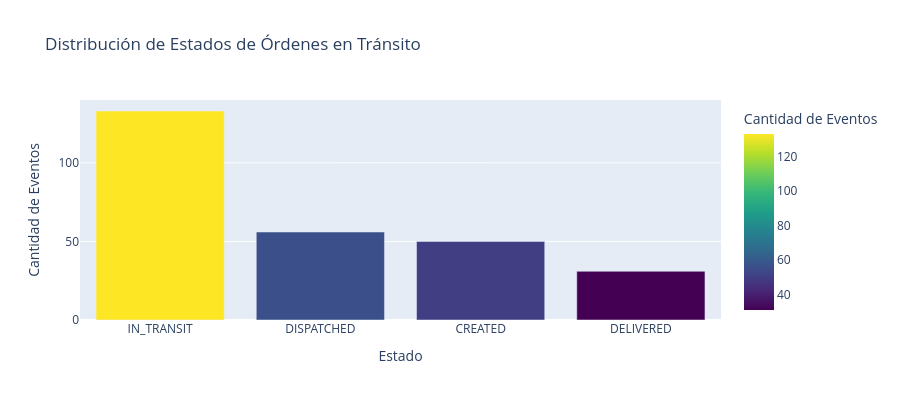
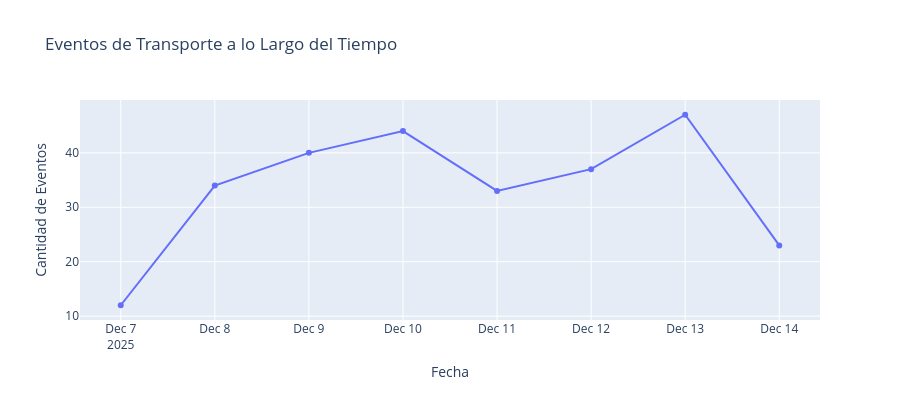

Notebook source saved alongside these figures, in order:
### Markdown cell above
---

## 📈 Paso 5: Distribución de Estados y Análisis Temporal

### Code cell
# Análisis de distribución de eventos por estado
status_distribution = df_transport['status'].value_counts().reset_index()
status_distribution.columns = ['status', 'count']

print("📈 Distribución de Estados de Órdenes:")
display(status_distribution)

# Visualización de estados
fig = px.bar(
    status_distribution,
    x='status',
    y='count',
    title='Distribución de Estados de Órdenes en Tránsito',
    labels={'status': 'Estado', 'count': 'Cantidad de Eventos'},
    color='count',
    color_continuous_scale='viridis'
)
fig.update_layout(height=400)
fig.show()

# Análisis temporal
events_by_day = df_transport.set_index('timestamp').resample('D')['event_id'].count()

print("\n📅 Eventos por Día:")
fig = px.line(
    x=events_by_day.index,
    y=events_by_day.values,
    title='Eventos de Transporte a lo Largo del Tiempo',
    labels={'x': 'Fecha', 'y': 'Cantidad de Eventos'},
    markers=True
)
fig.update_layout(height=400)
fig.show()

### Figure 1 — Plotly figure (JSON) as saved in the notebook; plotly's stock layout.template omitted (floating-point values rounded to 4 significant figures)
{"data": [{"hovertemplate": "Estado=%{x}<br>Cantidad de Eventos=%{marker.color}<extra></extra>", "legendgroup": "", "marker": {"color": [133, 56, 50, 31], "coloraxis": "coloraxis", "pattern": {"shape": ""}}, "name": "", "orientation": "v", "showlegend": false, "textposition": "auto", "type": "bar", "x": ["IN_TRANSIT", "DISPATCHED", "CREATED", "DELIVERED"], "xaxis": "x", "y": [133, 56, 50, 31], "yaxis": "y"}], "layout": {"barmode": "relative", "coloraxis": {"colorbar": {"title": {"text": "Cantidad de Eventos"}}, "colorscale": [[0, "#440154"], [0.1111, "#482878"], [0.2222, "#3e4989"], [0.3333, "#31688e"], [0.4444, "#26828e"], [0.5556, "#1f9e89"], [0.6667, "#35b779"], [0.7778, "#6ece58"], [0.8889, "#b5de2b"], [1, "#fde725"]]}, "height": 400, "legend": {"tracegroupgap": 0}, "title": {"text": "Distribución de Estados de Órdenes en Tránsito"}, "xaxis": {"anchor": "y", "domain": [0, 1], "title": {"text": "Estado"}}, "yaxis": {"anchor": "x", "domain": [0, 1], "title": {"text": "Cantidad de Eventos"}}}}

### Figure 2 — Plotly figure (JSON) as saved in the notebook; plotly's stock layout.template omitted (floating-point values rounded to 4 significant figures)
{"data": [{"hovertemplate": "Fecha=%{x}<br>Cantidad de Eventos=%{y}<extra></extra>", "legendgroup": "", "line": {"color": "#636efa", "dash": "solid"}, "marker": {"symbol": "circle"}, "mode": "lines+markers", "name": "", "orientation": "v", "showlegend": false, "type": "scatter", "x": ["2025-12-07T00:00:00", "2025-12-08T00:00:00", "2025-12-09T00:00:00", "2025-12-10T00:00:00", "2025-12-11T00:00:00", "2025-12-12T00:00:00", "2025-12-13T00:00:00", "2025-12-14T00:00:00"], "xaxis": "x", "y": [12, 34, 40, 44, 33, 37, 47, 23], "yaxis": "y"}], "layout": {"height": 400, "legend": {"tracegroupgap": 0}, "title": {"text": "Eventos de Transporte a lo Largo del Tiempo"}, "xaxis": {"anchor": "y", "domain": [0, 1], "title": {"text": "Fecha"}}, "yaxis": {"anchor": "x", "domain": [0, 1], "title": {"text": "Cantidad de Eventos"}}}}
